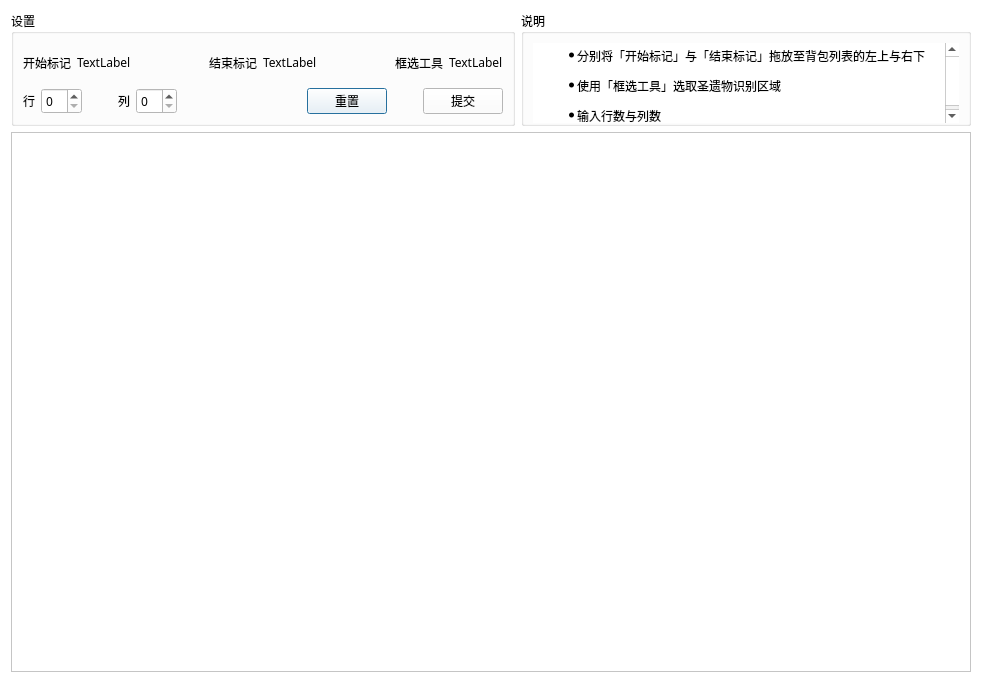
<?xml version="1.0" encoding="UTF-8"?>
<ui version="4.0">
 <class>Dialog</class>
 <widget class="QDialog" name="Dialog">
  <property name="geometry">
   <rect>
    <x>0</x>
    <y>0</y>
    <width>978</width>
    <height>681</height>
   </rect>
  </property>
  <property name="palette">
   <palette>
    <active>
     <colorrole role="WindowText">
      <brush brushstyle="SolidPattern">
       <color alpha="255">
        <red>0</red>
        <green>0</green>
        <blue>0</blue>
       </color>
      </brush>
     </colorrole>
     <colorrole role="Button">
      <brush brushstyle="SolidPattern">
       <color alpha="255">
        <red>255</red>
        <green>255</green>
        <blue>255</blue>
       </color>
      </brush>
     </colorrole>
     <colorrole role="Light">
      <brush brushstyle="SolidPattern">
       <color alpha="255">
        <red>255</red>
        <green>255</green>
        <blue>255</blue>
       </color>
      </brush>
     </colorrole>
     <colorrole role="Midlight">
      <brush brushstyle="SolidPattern">
       <color alpha="255">
        <red>255</red>
        <green>255</green>
        <blue>255</blue>
       </color>
      </brush>
     </colorrole>
     <colorrole role="Dark">
      <brush brushstyle="SolidPattern">
       <color alpha="255">
        <red>127</red>
        <green>127</green>
        <blue>127</blue>
       </color>
      </brush>
     </colorrole>
     <colorrole role="Mid">
      <brush brushstyle="SolidPattern">
       <color alpha="255">
        <red>170</red>
        <green>170</green>
        <blue>170</blue>
       </color>
      </brush>
     </colorrole>
     <colorrole role="Text">
      <brush brushstyle="SolidPattern">
       <color alpha="255">
        <red>0</red>
        <green>0</green>
        <blue>0</blue>
       </color>
      </brush>
     </colorrole>
     <colorrole role="BrightText">
      <brush brushstyle="SolidPattern">
       <color alpha="255">
        <red>255</red>
        <green>255</green>
        <blue>255</blue>
       </color>
      </brush>
     </colorrole>
     <colorrole role="ButtonText">
      <brush brushstyle="SolidPattern">
       <color alpha="255">
        <red>0</red>
        <green>0</green>
        <blue>0</blue>
       </color>
      </brush>
     </colorrole>
     <colorrole role="Base">
      <brush brushstyle="SolidPattern">
       <color alpha="255">
        <red>255</red>
        <green>255</green>
        <blue>255</blue>
       </color>
      </brush>
     </colorrole>
     <colorrole role="Window">
      <brush brushstyle="SolidPattern">
       <color alpha="255">
        <red>255</red>
        <green>255</green>
        <blue>255</blue>
       </color>
      </brush>
     </colorrole>
     <colorrole role="Shadow">
      <brush brushstyle="SolidPattern">
       <color alpha="255">
        <red>0</red>
        <green>0</green>
        <blue>0</blue>
       </color>
      </brush>
     </colorrole>
     <colorrole role="AlternateBase">
      <brush brushstyle="SolidPattern">
       <color alpha="255">
        <red>255</red>
        <green>255</green>
        <blue>255</blue>
       </color>
      </brush>
     </colorrole>
     <colorrole role="ToolTipBase">
      <brush brushstyle="SolidPattern">
       <color alpha="255">
        <red>255</red>
        <green>255</green>
        <blue>220</blue>
       </color>
      </brush>
     </colorrole>
     <colorrole role="ToolTipText">
      <brush brushstyle="SolidPattern">
       <color alpha="255">
        <red>0</red>
        <green>0</green>
        <blue>0</blue>
       </color>
      </brush>
     </colorrole>
    </active>
    <inactive>
     <colorrole role="WindowText">
      <brush brushstyle="SolidPattern">
       <color alpha="255">
        <red>0</red>
        <green>0</green>
        <blue>0</blue>
       </color>
      </brush>
     </colorrole>
     <colorrole role="Button">
      <brush brushstyle="SolidPattern">
       <color alpha="255">
        <red>255</red>
        <green>255</green>
        <blue>255</blue>
       </color>
      </brush>
     </colorrole>
     <colorrole role="Light">
      <brush brushstyle="SolidPattern">
       <color alpha="255">
        <red>255</red>
        <green>255</green>
        <blue>255</blue>
       </color>
      </brush>
     </colorrole>
     <colorrole role="Midlight">
      <brush brushstyle="SolidPattern">
       <color alpha="255">
        <red>255</red>
        <green>255</green>
        <blue>255</blue>
       </color>
      </brush>
     </colorrole>
     <colorrole role="Dark">
      <brush brushstyle="SolidPattern">
       <color alpha="255">
        <red>127</red>
        <green>127</green>
        <blue>127</blue>
       </color>
      </brush>
     </colorrole>
     <colorrole role="Mid">
      <brush brushstyle="SolidPattern">
       <color alpha="255">
        <red>170</red>
        <green>170</green>
        <blue>170</blue>
       </color>
      </brush>
     </colorrole>
     <colorrole role="Text">
      <brush brushstyle="SolidPattern">
       <color alpha="255">
        <red>0</red>
        <green>0</green>
        <blue>0</blue>
       </color>
      </brush>
     </colorrole>
     <colorrole role="BrightText">
      <brush brushstyle="SolidPattern">
       <color alpha="255">
        <red>255</red>
        <green>255</green>
        <blue>255</blue>
       </color>
      </brush>
     </colorrole>
     <colorrole role="ButtonText">
      <brush brushstyle="SolidPattern">
       <color alpha="255">
        <red>0</red>
        <green>0</green>
        <blue>0</blue>
       </color>
      </brush>
     </colorrole>
     <colorrole role="Base">
      <brush brushstyle="SolidPattern">
       <color alpha="255">
        <red>255</red>
        <green>255</green>
        <blue>255</blue>
       </color>
      </brush>
     </colorrole>
     <colorrole role="Window">
      <brush brushstyle="SolidPattern">
       <color alpha="255">
        <red>255</red>
        <green>255</green>
        <blue>255</blue>
       </color>
      </brush>
     </colorrole>
     <colorrole role="Shadow">
      <brush brushstyle="SolidPattern">
       <color alpha="255">
        <red>0</red>
        <green>0</green>
        <blue>0</blue>
       </color>
      </brush>
     </colorrole>
     <colorrole role="AlternateBase">
      <brush brushstyle="SolidPattern">
       <color alpha="255">
        <red>255</red>
        <green>255</green>
        <blue>255</blue>
       </color>
      </brush>
     </colorrole>
     <colorrole role="ToolTipBase">
      <brush brushstyle="SolidPattern">
       <color alpha="255">
        <red>255</red>
        <green>255</green>
        <blue>220</blue>
       </color>
      </brush>
     </colorrole>
     <colorrole role="ToolTipText">
      <brush brushstyle="SolidPattern">
       <color alpha="255">
        <red>0</red>
        <green>0</green>
        <blue>0</blue>
       </color>
      </brush>
     </colorrole>
    </inactive>
    <disabled>
     <colorrole role="WindowText">
      <brush brushstyle="SolidPattern">
       <color alpha="255">
        <red>127</red>
        <green>127</green>
        <blue>127</blue>
       </color>
      </brush>
     </colorrole>
     <colorrole role="Button">
      <brush brushstyle="SolidPattern">
       <color alpha="255">
        <red>255</red>
        <green>255</green>
        <blue>255</blue>
       </color>
      </brush>
     </colorrole>
     <colorrole role="Light">
      <brush brushstyle="SolidPattern">
       <color alpha="255">
        <red>255</red>
        <green>255</green>
        <blue>255</blue>
       </color>
      </brush>
     </colorrole>
     <colorrole role="Midlight">
      <brush brushstyle="SolidPattern">
       <color alpha="255">
        <red>255</red>
        <green>255</green>
        <blue>255</blue>
       </color>
      </brush>
     </colorrole>
     <colorrole role="Dark">
      <brush brushstyle="SolidPattern">
       <color alpha="255">
        <red>127</red>
        <green>127</green>
        <blue>127</blue>
       </color>
      </brush>
     </colorrole>
     <colorrole role="Mid">
      <brush brushstyle="SolidPattern">
       <color alpha="255">
        <red>170</red>
        <green>170</green>
        <blue>170</blue>
       </color>
      </brush>
     </colorrole>
     <colorrole role="Text">
      <brush brushstyle="SolidPattern">
       <color alpha="255">
        <red>127</red>
        <green>127</green>
        <blue>127</blue>
       </color>
      </brush>
     </colorrole>
     <colorrole role="BrightText">
      <brush brushstyle="SolidPattern">
       <color alpha="255">
        <red>255</red>
        <green>255</green>
        <blue>255</blue>
       </color>
      </brush>
     </colorrole>
     <colorrole role="ButtonText">
      <brush brushstyle="SolidPattern">
       <color alpha="255">
        <red>127</red>
        <green>127</green>
        <blue>127</blue>
       </color>
      </brush>
     </colorrole>
     <colorrole role="Base">
      <brush brushstyle="SolidPattern">
       <color alpha="255">
        <red>255</red>
        <green>255</green>
        <blue>255</blue>
       </color>
      </brush>
     </colorrole>
     <colorrole role="Window">
      <brush brushstyle="SolidPattern">
       <color alpha="255">
        <red>255</red>
        <green>255</green>
        <blue>255</blue>
       </color>
      </brush>
     </colorrole>
     <colorrole role="Shadow">
      <brush brushstyle="SolidPattern">
       <color alpha="255">
        <red>0</red>
        <green>0</green>
        <blue>0</blue>
       </color>
      </brush>
     </colorrole>
     <colorrole role="AlternateBase">
      <brush brushstyle="SolidPattern">
       <color alpha="255">
        <red>255</red>
        <green>255</green>
        <blue>255</blue>
       </color>
      </brush>
     </colorrole>
     <colorrole role="ToolTipBase">
      <brush brushstyle="SolidPattern">
       <color alpha="255">
        <red>255</red>
        <green>255</green>
        <blue>220</blue>
       </color>
      </brush>
     </colorrole>
     <colorrole role="ToolTipText">
      <brush brushstyle="SolidPattern">
       <color alpha="255">
        <red>0</red>
        <green>0</green>
        <blue>0</blue>
       </color>
      </brush>
     </colorrole>
    </disabled>
   </palette>
  </property>
  <property name="font">
   <font>
    <family>汉仪文黑-85W</family>
    <pointsize>9</pointsize>
   </font>
  </property>
  <property name="windowTitle">
   <string>手动对齐</string>
  </property>
  <layout class="QVBoxLayout" name="verticalLayout">
   <item>
    <layout class="QHBoxLayout" name="horizontalLayout_11">
     <item>
      <widget class="QGroupBox" name="groupBox_3">
       <property name="maximumSize">
        <size>
         <width>16777215</width>
         <height>115</height>
        </size>
       </property>
       <property name="title">
        <string>设置</string>
       </property>
       <layout class="QVBoxLayout" name="verticalLayout_3">
        <item>
         <layout class="QHBoxLayout" name="horizontalLayout_12">
          <item>
           <layout class="QHBoxLayout" name="horizontalLayout_13">
            <item>
             <widget class="QLabel" name="label_9">
              <property name="text">
               <string>开始标记</string>
              </property>
             </widget>
            </item>
            <item>
             <widget class="QLabel" name="label_10">
              <property name="text">
               <string>TextLabel</string>
              </property>
             </widget>
            </item>
           </layout>
          </item>
          <item>
           <spacer name="horizontalSpacer_6">
            <property name="orientation">
             <enum>Qt::Horizontal</enum>
            </property>
            <property name="sizeHint" stdset="0">
             <size>
              <width>40</width>
              <height>20</height>
             </size>
            </property>
           </spacer>
          </item>
          <item>
           <layout class="QHBoxLayout" name="horizontalLayout_14">
            <item>
             <widget class="QLabel" name="label_11">
              <property name="text">
               <string>结束标记</string>
              </property>
             </widget>
            </item>
            <item>
             <widget class="QLabel" name="label_12">
              <property name="text">
               <string>TextLabel</string>
              </property>
             </widget>
            </item>
           </layout>
          </item>
          <item>
           <spacer name="horizontalSpacer_7">
            <property name="orientation">
             <enum>Qt::Horizontal</enum>
            </property>
            <property name="sizeHint" stdset="0">
             <size>
              <width>40</width>
              <height>20</height>
             </size>
            </property>
           </spacer>
          </item>
          <item>
           <layout class="QHBoxLayout" name="horizontalLayout_15">
            <item>
             <widget class="QLabel" name="label_13">
              <property name="text">
               <string>框选工具</string>
              </property>
             </widget>
            </item>
            <item>
             <widget class="QLabel" name="label_14">
              <property name="text">
               <string>TextLabel</string>
              </property>
             </widget>
            </item>
           </layout>
          </item>
         </layout>
        </item>
        <item>
         <layout class="QHBoxLayout" name="horizontalLayout_16">
          <item>
           <layout class="QHBoxLayout" name="horizontalLayout_17">
            <item>
             <widget class="QLabel" name="label_15">
              <property name="text">
               <string>行</string>
              </property>
             </widget>
            </item>
            <item>
             <widget class="QSpinBox" name="spinBox_3"/>
            </item>
           </layout>
          </item>
          <item>
           <spacer name="horizontalSpacer_8">
            <property name="orientation">
             <enum>Qt::Horizontal</enum>
            </property>
            <property name="sizeType">
             <enum>QSizePolicy::Preferred</enum>
            </property>
            <property name="sizeHint" stdset="0">
             <size>
              <width>30</width>
              <height>20</height>
             </size>
            </property>
           </spacer>
          </item>
          <item>
           <layout class="QHBoxLayout" name="horizontalLayout_18">
            <item>
             <widget class="QLabel" name="label_16">
              <property name="text">
               <string>列</string>
              </property>
             </widget>
            </item>
            <item>
             <widget class="QSpinBox" name="spinBox_4"/>
            </item>
           </layout>
          </item>
          <item>
           <spacer name="horizontalSpacer_9">
            <property name="orientation">
             <enum>Qt::Horizontal</enum>
            </property>
            <property name="sizeHint" stdset="0">
             <size>
              <width>40</width>
              <height>20</height>
             </size>
            </property>
           </spacer>
          </item>
          <item>
           <layout class="QHBoxLayout" name="horizontalLayout_19">
            <item>
             <widget class="QPushButton" name="pushButton_3">
              <property name="text">
               <string>重置</string>
              </property>
             </widget>
            </item>
            <item>
             <spacer name="horizontalSpacer_10">
              <property name="orientation">
               <enum>Qt::Horizontal</enum>
              </property>
              <property name="sizeType">
               <enum>QSizePolicy::Preferred</enum>
              </property>
              <property name="sizeHint" stdset="0">
               <size>
                <width>30</width>
                <height>20</height>
               </size>
              </property>
             </spacer>
            </item>
            <item>
             <widget class="QPushButton" name="pushButton_4">
              <property name="text">
               <string>提交</string>
              </property>
             </widget>
            </item>
           </layout>
          </item>
         </layout>
        </item>
       </layout>
      </widget>
     </item>
     <item>
      <widget class="QGroupBox" name="groupBox_4">
       <property name="maximumSize">
        <size>
         <width>450</width>
         <height>115</height>
        </size>
       </property>
       <property name="title">
        <string>说明</string>
       </property>
       <layout class="QHBoxLayout" name="horizontalLayout_20">
        <item>
         <widget class="QTextBrowser" name="textBrowser_2">
          <property name="minimumSize">
           <size>
            <width>0</width>
            <height>80</height>
           </size>
          </property>
          <property name="frameShape">
           <enum>QFrame::NoFrame</enum>
          </property>
          <property name="html">
           <string>&lt;!DOCTYPE HTML PUBLIC &quot;-//W3C//DTD HTML 4.0//EN&quot; &quot;http://www.w3.org/TR/REC-html40/strict.dtd&quot;&gt;
&lt;html&gt;&lt;head&gt;&lt;meta name=&quot;qrichtext&quot; content=&quot;1&quot; /&gt;&lt;style type=&quot;text/css&quot;&gt;
p, li { white-space: pre-wrap; }
&lt;/style&gt;&lt;/head&gt;&lt;body style=&quot; font-family:'汉仪文黑-85W'; font-size:9pt; font-weight:400; font-style:normal;&quot;&gt;
&lt;ul style=&quot;margin-top: 0px; margin-bottom: 0px; margin-left: 0px; margin-right: 0px; -qt-list-indent: 1;&quot;&gt;&lt;li style=&quot; margin-top:12px; margin-bottom:12px; margin-left:0px; margin-right:0px; -qt-block-indent:0; text-indent:0px;&quot;&gt;分别将「开始标记」与「结束标记」拖放至背包列表的左上与右下&lt;/li&gt;
&lt;li style=&quot; margin-top:12px; margin-bottom:12px; margin-left:0px; margin-right:0px; -qt-block-indent:0; text-indent:0px;&quot;&gt;使用「框选工具」选取圣遗物识别区域&lt;/li&gt;
&lt;li style=&quot; margin-top:12px; margin-bottom:12px; margin-left:0px; margin-right:0px; -qt-block-indent:0; text-indent:0px;&quot;&gt;输入行数与列数&lt;/li&gt;&lt;/ul&gt;&lt;/body&gt;&lt;/html&gt;</string>
          </property>
         </widget>
        </item>
       </layout>
      </widget>
     </item>
    </layout>
   </item>
   <item>
    <widget class="QGraphicsView" name="graphicsView">
     <property name="sizePolicy">
      <sizepolicy hsizetype="Maximum" vsizetype="Maximum">
       <horstretch>0</horstretch>
       <verstretch>0</verstretch>
      </sizepolicy>
     </property>
     <property name="minimumSize">
      <size>
       <width>960</width>
       <height>540</height>
      </size>
     </property>
     <property name="maximumSize">
      <size>
       <width>960</width>
       <height>540</height>
      </size>
     </property>
    </widget>
   </item>
  </layout>
 </widget>
 <resources/>
 <connections/>
</ui>
